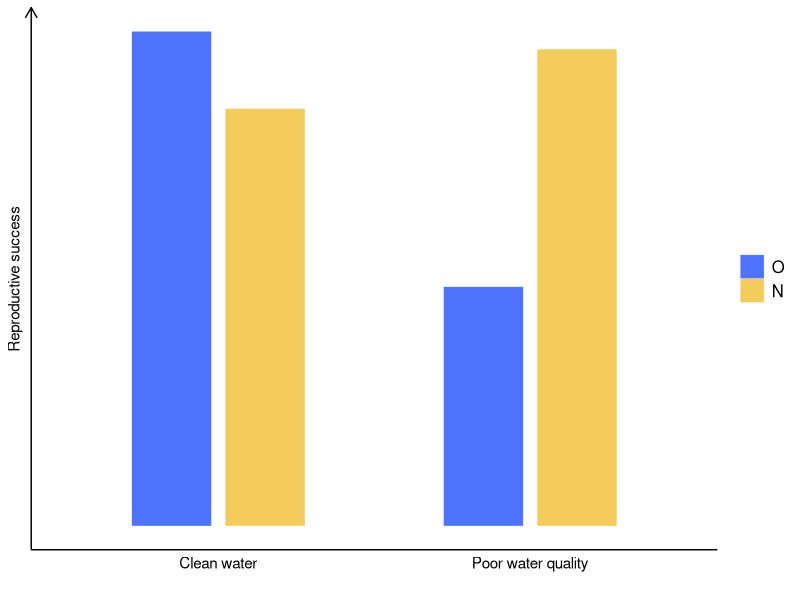
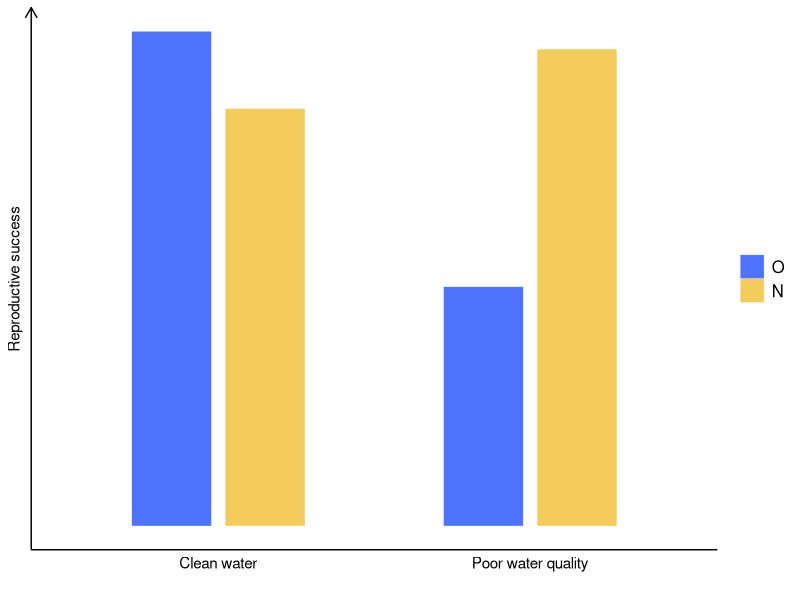

Reproduce these figures in R, in order.
library(ggplot2)
library(gtable)
library(grid)


hypo<-data.frame(Genotype=c("N","O","N","O"), Site=c("O","O","N","N"),
                 Response=c(7,8.3,8,4))

hypo$Genotype<-factor(hypo$Genotype, levels=c("O","N"))
hypo$Site<-factor(hypo$Site, levels=c("O","N"))
ggplot(hypo, aes(x=Site, y=Response, fill= Genotype, color=Genotype))+
    geom_bar(position=position_dodge(.6), stat="identity",width=0.5)+
    ylab('Reproductive success')+
    scale_x_discrete(labels=c("Clean water", "Poor water quality"))+
    #scale_y_continuous(breaks='none')+
    scale_fill_manual (values=c("#4E74FF","#F4CC5C"))+
    scale_color_manual(values=c("#4E74FF","#F4CC5C"))+
    theme_bw()+xlab('')+
    theme(panel.grid.major = element_blank(),panel.grid.minor = element_blank(),
          legend.title = element_blank(),axis.text.x = element_text(size=11, color=1),
          legend.text = element_text(size=12, color=1),
          axis.ticks=element_blank(), axis.text.y = element_blank(),
          panel.border = element_blank(),
          axis.line.y = element_line(arrow = grid::arrow(length = unit(0.3, "cm"), ends = "last")),
          axis.line.x = element_line())
ggsave("Output/EnvxGeno_hypo_plot.pdf", width = 4, height = 3)
          